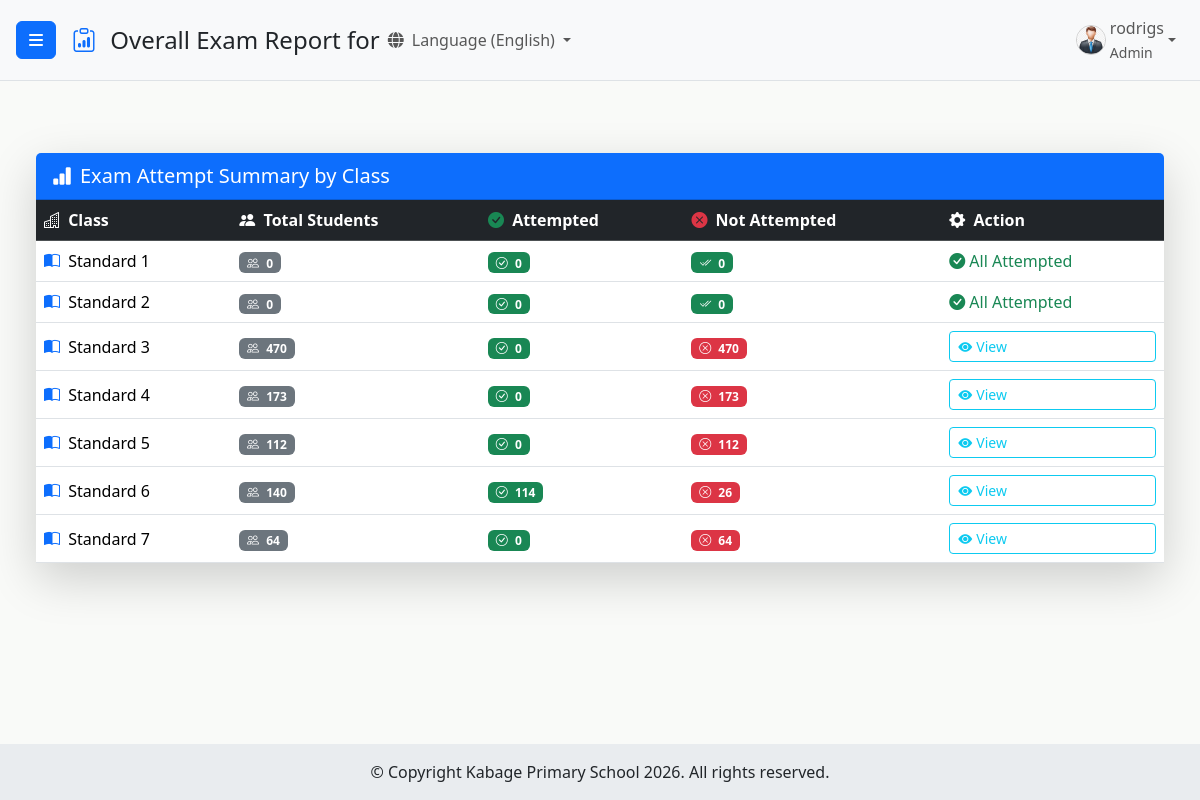
The page /reports/overall-report/1/ (signed in) on the database its author committed.
### users/models.py (models this page shows, shortened)
class CustomUser(AbstractUser):
    ROLE_CHOICES = (
        ('admin', 'Admin'),
        ('headteacher', 'Head Teacher'),
        ('class_teacher', 'Class Teacher'),
        ('academic_teacher', 'Academic Teacher'),
        ('statistic_teacher', 'Statistic Teacher'),
        ('subject_teacher', 'Subject Teacher'),
    )
    GENDER_CHOICES = (
        ('M', 'Male'),
        ('F', 'Female'),
        ('O', 'Other'), # Optional: for inclusivity
    )
    role = models.CharField(max_length=20, choices=ROLE_CHOICES, default='academic_teacher')
    is_approved = models.BooleanField(default=False)
    phone_regex = RegexValidator(regex=r'^\+?1?\d{9,15}$',
                                 message="Phone number must be entered in the format: '+999999999'. Up to 15 digits allowed.")
    phone_number = models.CharField(validators=[phone_regex],
                                    max_length=17,
                                    blank=True,
                                    null=True,
                                    unique=True
                                    )
    gender = models.CharField(max_length=1, choices=GENDER_CHOICES, blank=True, null=True)
    address = models.CharField(max_length=255, blank=True, null=True) # <-- ADD THIS FIELD if it's not there
    security_question_1 = models.CharField(max_length=255, blank=True, null=True)
    security_answer_1 = models.CharField(max_length=255, blank=True, null=True)
    security_question_2 = models.CharField(max_length=255, blank=True, null=True)
    security_answer_2 = models.CharField(max_length=255, blank=True, null=True)
    security_question_3 = models.CharField(max_length=255, blank=True, null=True)
    security_answer_3 = models.CharField(max_length=255, blank=True, null=True)
    security_questions_set = models.BooleanField(default=False)
    groups = models.ManyToManyField(
        Group,
        verbose_name=('groups'),
        blank=True,
        help_text=(
            'The groups this user belongs to. A user will get all permissions '
            'granted to each of their groups.'
        ),
        related_name="customuser_set",
        related_query_name="customuser",
    )
    user_permissions = models.ManyToManyField(
        Permission,
        verbose_name=('user permissions'),
        blank=True,
        help_text=('Specific permissions for this user.'),
        related_name="customuser_set",
        related_query_name="customuser",
    )

### students/models.py (models this page shows, shortened)
class Class(models.Model):
    name = models.CharField(max_length=100, unique=True)
    class_teacher = models.OneToOneField(
        CustomUser,
        on_delete=models.SET_NULL,
        limit_choices_to={'role': 'class_teacher'},
        null=True,
        blank=True,
        related_name='assigned_class'
    )
    year = models.IntegerField(default=2025)
    subjects = models.ManyToManyField('Subject', related_name='classes_assigned') # Renamed related_name for clarity
    class Meta:
        verbose_name_plural = 'Classes'
        unique_together = ('name', 'year')

### reports/views.py (the view)
# urls.py: path("overall-report/<int:examination_id>/", views.overall_report_with_attempt_status, name="overall_report_with_attempt_status"),
def overall_report_with_attempt_status(request, examination_id):
    classes = Class.objects.all().order_by('name')
    report_data = []
    for cls in classes:
        total_students = Student.objects.filter(current_class=cls).count()
        attempted_students_count = Mark.objects.filter(
            student__current_class=cls,
            examination_id=examination_id,
            score__gt=0  # <-- CORRECTED: Use 'score' instead of 'mark'
        ).values('student').distinct().count()
        not_attempted_students_count = total_students - attempted_students_count
        report_data.append({
            'class_name': cls.name,
            'total_students': total_students,
            'attempted_count': attempted_students_count,
            'not_attempted_count': not_attempted_students_count,
            'class_id': cls.id,
            'examination_id': examination_id,
        })
    context = {
        'report_data': report_data,
    }
    return render(request, 'reports/overall_exam_report.html', context)

### reports/templates/reports/overall_exam_report.html (shortened to what this page needs)
{% extends 'base.html' %}
{% load i18n %}
{% block page_heading %}
    <i class="bi bi-clipboard-data text-primary me-2"></i>
    Overall Exam Report for {{ examination_name }}
{% endblock %}
{% block content %}
<div class="container-fluid py-5">
    <div class="row">
        <div class="col-12">
            <div class="card shadow-lg border-0 rounded-3">
                <div class="card-header bg-primary text-white d-flex align-items-center">
                    <i class="bi bi-bar-chart-fill me-2 fs-5"></i>
                    <h5 class="card-title mb-0">Exam Attempt Summary by Class</h5>
                </div>
                <div class="card-body p-0">
                    <div class="table-responsive">
                        <table class="table table-hover align-middle mb-0">
                            <thead class="table-dark">
                                <tr>
                                    <th><i class="bi bi-buildings me-1"></i> Class</th>
                                    <th><i class="bi bi-people-fill me-1"></i> Total Students</th>
                                    <th><i class="bi bi-check-circle-fill text-success me-1"></i> Attempted</th>
                                    <th><i class="bi bi-x-circle-fill text-danger me-1"></i> Not Attempted</th>
                                    <th><i class="bi bi-gear-fill me-1"></i> Action</th>
                                </tr>
                            </thead>
                            <tbody>
                                {% for item in report_data %}
                                <tr>
                                    <td>
                                        <i class="bi bi-book-half text-primary me-1"></i>
                                        {{ item.class_name }}
                                    </td>
                                    <td>
                                        <span class="badge bg-secondary">
                                            <i class="bi bi-people me-1"></i> {{ item.total_students }}
                                        </span>
                                    </td>
                                    <td>
                                        <span class="badge bg-success">
                                            <i class="bi bi-check-circle me-1"></i> {{ item.attempted_count }}
                                        </span>
                                    </td>
                                    <td>
                                        {% if item.not_attempted_count > 0 %}
                                            <span class="badge bg-danger">
                                                <i class="bi bi-x-circle me-1"></i> {{ item.not_attempted_count }}
                                            </span>
                                        {% else %}
                                            <span class="badge bg-success">
                                                <i class="bi bi-check2-all me-1"></i> 0
                                            </span>
                                        {% endif %}
                                    </td>
                                    <td>
                                        {% if item.not_attempted_count > 0 %}
                                            <a href="{% url 'reports:not_attempted_students' class_id=item.class_id examination_id=item.examination_id %}"
                                               class="btn btn-sm btn-outline-info d-flex align-items-center">
                                                <i class="bi bi-eye-fill me-1"></i> View
                                            </a>
                                        {% else %}
                                            <span class="text-success d-flex align-items-center">
                                                <i class="bi bi-check-circle-fill me-1"></i> All Attempted
                                            </span>
                                        {% endif %}
                                    </td>
                                </tr>
                                {% endfor %}
                            </tbody>
                        </table>
                    </div>
                </div>
            </div>
        </div>
    </div>
</div>
{% endblock %}

### templates/base.html (shortened to what this page needs)
{% load static %}
{% load i18n %}
<!DOCTYPE html>
<html lang="en">
<head>
    <link href="https://cdn.jsdelivr.net/npm/bootstrap@5.3.3/dist/css/bootstrap.min.css" rel="stylesheet">
    <link rel="stylesheet" href="https://cdn.jsdelivr.net/npm/bootstrap-icons@1.10.5/font/bootstrap-icons.css">
    <link rel="stylesheet" href="https://cdnjs.cloudflare.com/ajax/libs/font-awesome/6.5.2/css/all.min.css" />
    {% block dashboard_css %}
        <link rel="stylesheet" href="{% static 'users/css/dashboard.css' %}">
    {% endblock %}
</head>
<body class="d-flex flex-column min-vh-100">
    {% block body_content %}
        <div class="d-flex flex-grow-1" id="wrapper">
            <div id="page-content-wrapper" class="flex-grow-1 d-flex flex-column">
                <nav class="navbar navbar-expand-lg navbar-light bg-light border-bottom">
                    <button class="btn btn-primary" id="menu-toggle">
                        <i class="fas fa-bars"></i>
                    </button>
                    <h4 class="ms-3 my-0">{% block page_heading %}Welcome!{% endblock %}</h4>
                    {% get_current_language as LANGUAGE_CODE %}
                <div class="collapse navbar-collapse" id="navbarSupportedContent">
                    <ul class="navbar-nav me-auto mt-2 mt-lg-0">
                        <li class="nav-item dropdown">
                            <a class="nav-link dropdown-toggle" href="#" id="navbarDropdownLanguage" role="button" data-bs-toggle="dropdown" aria-expanded="false">
                                <i class="fas fa-globe me-1"></i>
                                {% if LANGUAGE_CODE == 'en' %}{% translate "Language" %} (English){% else %}{% translate "Language" %} (Kiswahili){% endif %}
                            </a>
                                {% get_language_info for 'en' as lang_en %}
                                {% get_language_info for 'sw' as lang_sw %}
                        </li>
                    </ul>
                    <ul class="navbar-nav mt-2 mt-lg-0">
                        {% if user.is_authenticated %}
                            <li class="nav-item dropdown">
                                <a class="nav-link dropdown-toggle d-flex align-items-center" href="#" id="navbarDropdownDashboard" role="button" data-bs-toggle="dropdown" data-bs-display="static" aria-expanded="false">
                                    {% if user.gender == 'M' %}
                                        <img src="{% static 'users/img/male_icon.png' %}" alt="Male User Icon" class="rounded-circle me-1" style="width: 30px; height: 30px; object-fit: cover;">
                                    {% elif user.gender == 'F' %}
                                        <img src="{% static 'users/img/female_icon.png' %}" alt="Female User Icon" class="rounded-circle me-1" style="width: 30px; height: 30px; object-fit: cover;">
                                    {% else %}
                                        <i class="fas fa-user me-1"></i>
                                    {% endif %}
                                    <span>
                                        {% if user.first_name and user.last_name %}
                                            {{ user.first_name }} {{ user.last_name }}
                                        {% else %}
                                            {{ user.username }}
                                        {% endif %}
                                        {% if user.role %}
                                            <br><small>{{ user.get_role_display }}</small>
                                        {% endif %}
                                    </span>
                                </a>
                            </li>
                        {% else %}
                            <li class="nav-item">
                                <a class="nav-link" href="{% url 'login' %}">{% translate "Login" %}</a>
                            </li>
                        {% endif %}
                    </ul>
                </div>
                </nav>
                <div id="main-content-area" class="flex-grow-1 overflow-auto">
                    {% block content %}{% endblock %}
                </div>
            </div>
        </div>
    {% endblock body_content %}
    <footer id="main-site-footer" class="text-dark text-center py-3">
        <div class="container-fluid">
            <p class="mb-0">&copy; Copyright Kabage Primary School {% now "Y" %}. All rights reserved.</p>
        </div>
    </footer>
</body>
</html>

### users/static/users/css/dashboard.css (style rules this page uses)
html, body { height: 100%; margin: 0; padding: 0; font-family: 'Segoe UI', Tahoma, Geneva, Verdana, sans-serif; overflow-x: hidden; }
body { display: flex; flex-direction: column; min-height: 100vh; }
#wrapper { display: flex; flex-grow: 1; width: 100%; overflow: hidden; }
#page-content-wrapper { display: flex; flex-direction: column; flex-grow: 1; overflow-x: hidden; width: 100%; transition: margin .25s ease-out; }
#main-content-area { flex-grow: 1; padding: 1.5rem; background-color: #f9faf8; padding-bottom: 70px; }
@media (min-width: 768px) { #page-content-wrapper { width: calc(100% - 250px); } }
#page-content-wrapper .navbar { padding: 0.5rem 1rem; }
.navbar-nav .nav-item .nav-link img { border: 1px solid #ccc; }
#main-site-footer { background-color: #e9ecef; color: #343a40; text-align: center; padding: 1rem 0; width: 100%; flex-shrink: 0; z-index: 10; }
.card { border: 1px solid rgba(0,0,0,.125); border-radius: 0.25rem; background-color: #fff; box-shadow: 0 0.125rem 0.25rem rgba(0,0,0,.075); height: 100%; display: flex; flex-direction: column; }
#wrapper { display: flex; }
#page-content-wrapper { min-width: 0; width: 100%; display: flex; flex-direction: column; }

### rows shown on the page
CustomUser: username "rodrigs", role "Admin"
Class: class_name "Standard 1"
Class: class_name "Standard 2"
Class: class_name "Standard 3"
Class: class_name "Standard 4"
Class: class_name "Standard 5"
Class: class_name "Standard 6"
Class: class_name "Standard 7"

### other values the page prints
{{ item.total_students }} "0" "0" "470" "173" "112" "140" "64"
{{ item.attempted_count }} "0" "0" "0" "0" "0" "114" "0"
{{ item.not_attempted_count }} "470" "173" "112" "26" "64"
